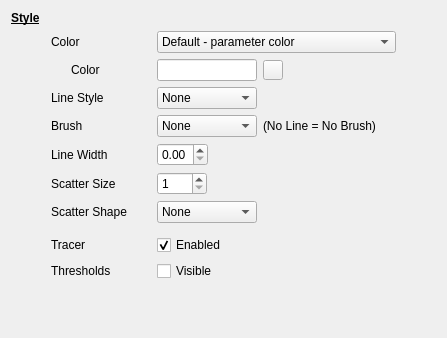
     <widget class="QWidget" name="plottablePage">
      <layout class="QVBoxLayout" name="verticalLayout_5">
       <item>
        <widget class="QWidget" name="itemsStyleWidget" native="true">
         <layout class="QVBoxLayout" name="verticalLayout_4">
          <property name="leftMargin">
           <number>0</number>
          </property>
          <property name="topMargin">
           <number>0</number>
          </property>
          <property name="rightMargin">
           <number>0</number>
          </property>
          <property name="bottomMargin">
           <number>0</number>
          </property>
          <item>
           <widget class="QLabel" name="label_40">
            <property name="font">
             <font>
              <bold>true</bold>
              <underline>true</underline>
             </font>
            </property>
            <property name="text">
             <string>Style</string>
            </property>
           </widget>
          </item>
          <item>
           <widget class="QWidget" name="itemWidget" native="true">
            <layout class="QVBoxLayout" name="verticalLayout_11">
             <property name="leftMargin">
              <number>0</number>
             </property>
             <property name="topMargin">
              <number>0</number>
             </property>
             <property name="rightMargin">
              <number>0</number>
             </property>
             <property name="bottomMargin">
              <number>0</number>
             </property>
             <item>
              <layout class="QHBoxLayout" name="horizontalLayout_30">
               <item>
                <spacer name="horizontalSpacer_27">
                 <property name="orientation">
                  <enum>Qt::Horizontal</enum>
                 </property>
                 <property name="sizeType">
                  <enum>QSizePolicy::Fixed</enum>
                 </property>
                 <property name="sizeHint" stdset="0">
                  <size>
                   <width>40</width>
                   <height>20</height>
                  </size>
                 </property>
                </spacer>
               </item>
               <item>
                <widget class="QLabel" name="label_32">
                 <property name="minimumSize">
                  <size>
                   <width>100</width>
                   <height>0</height>
                  </size>
                 </property>
                 <property name="text">
                  <string>Color</string>
                 </property>
                </widget>
               </item>
               <item>
                <widget class="QComboBox" name="itemsColorComboBox">
                 <property name="minimumSize">
                  <size>
                   <width>100</width>
                   <height>0</height>
                  </size>
                 </property>
                 <item>
                  <property name="text">
                   <string>Default - parameter color</string>
                  </property>
                 </item>
                 <item>
                  <property name="text">
                   <string>Dynamic - thresholds color</string>
                  </property>
                 </item>
                 <item>
                  <property name="text">
                   <string>Dynamic segmented - thresholds color</string>
                  </property>
                 </item>
                 <item>
                  <property name="text">
                   <string>Custom color</string>
                  </property>
                 </item>
                </widget>
               </item>
               <item>
                <spacer name="horizontalSpacer_4">
                 <property name="orientation">
                  <enum>Qt::Horizontal</enum>
                 </property>
                 <property name="sizeHint" stdset="0">
                  <size>
                   <width>40</width>
                   <height>20</height>
                  </size>
                 </property>
                </spacer>
               </item>
              </layout>
             </item>
             <item>
              <widget class="QWidget" name="itemsColorWidget" native="true">
               <property name="enabled">
                <bool>true</bool>
               </property>
               <layout class="QHBoxLayout" name="horizontalLayout_29">
                <property name="leftMargin">
                 <number>0</number>
                </property>
                <property name="topMargin">
                 <number>0</number>
                </property>
                <property name="rightMargin">
                 <number>0</number>
                </property>
                <property name="bottomMargin">
                 <number>0</number>
                </property>
                <item>
                 <spacer name="horizontalSpacer_28">
                  <property name="orientation">
                   <enum>Qt::Horizontal</enum>
                  </property>
                  <property name="sizeType">
                   <enum>QSizePolicy::Fixed</enum>
                  </property>
                  <property name="sizeHint" stdset="0">
                   <size>
                    <width>40</width>
                    <height>20</height>
                   </size>
                  </property>
                 </spacer>
                </item>
                <item>
                 <widget class="QLabel" name="label_31">
                  <property name="enabled">
                   <bool>true</bool>
                  </property>
                  <property name="minimumSize">
                   <size>
                    <width>100</width>
                    <height>0</height>
                   </size>
                  </property>
                  <property name="text">
                   <string>Color</string>
                  </property>
                  <property name="indent">
                   <number>20</number>
                  </property>
                 </widget>
                </item>
                <item>
                 <widget class="ColorLineEdit" name="itemsColorLineEdit">
                  <property name="enabled">
                   <bool>true</bool>
                  </property>
                  <property name="maximumSize">
                   <size>
                    <width>100</width>
                    <height>16777215</height>
                   </size>
                  </property>
                  <property name="alignment">
                   <set>Qt::AlignCenter</set>
                  </property>
                  <property name="readOnly">
                   <bool>true</bool>
                  </property>
                 </widget>
                </item>
                <item>
                 <widget class="QToolButton" name="itemsColorToolButton">
                  <property name="enabled">
                   <bool>true</bool>
                  </property>
                  <property name="maximumSize">
                   <size>
                    <width>20</width>
                    <height>20</height>
                   </size>
                  </property>
                  <property name="text">
                   <string/>
                  </property>
                  <property name="icon">
                   <iconset>
                    <normaloff>:/icons8_paint_palette_50px.png</normaloff>:/icons8_paint_palette_50px.png</iconset>
                  </property>
                 </widget>
                </item>
                <item>
                 <spacer name="horizontalSpacer_23">
                  <property name="orientation">
                   <enum>Qt::Horizontal</enum>
                  </property>
                  <property name="sizeHint" stdset="0">
                   <size>
                    <width>40</width>
                    <height>20</height>
                   </size>
                  </property>
                 </spacer>
                </item>
               </layout>
              </widget>
             </item>
            </layout>
           </widget>
          </item>
          <item>
           <layout class="QHBoxLayout" name="horizontalLayout_16">
            <item>
             <spacer name="horizontalSpacer_32">
              <property name="orientation">
               <enum>Qt::Horizontal</enum>
              </property>
              <property name="sizeType">
               <enum>QSizePolicy::Fixed</enum>
              </property>
              <property name="sizeHint" stdset="0">
               <size>
                <width>40</width>
                <height>20</height>
               </size>
              </property>
             </spacer>
            </item>
            <item>
             <widget class="QLabel" name="label_18">
              <property name="minimumSize">
               <size>
                <width>100</width>
                <height>0</height>
               </size>
              </property>
              <property name="text">
               <string>Line Style</string>
              </property>
             </widget>
            </item>
            <item>
             <widget class="QComboBox" name="graphLineStyleComboBox">
              <property name="minimumSize">
               <size>
                <width>100</width>
                <height>0</height>
               </size>
              </property>
              <item>
               <property name="text">
                <string>None</string>
               </property>
              </item>
              <item>
               <property name="text">
                <string>Line</string>
               </property>
              </item>
              <item>
               <property name="text">
                <string>Impulse</string>
               </property>
              </item>
             </widget>
            </item>
            <item>
             <spacer name="horizontalSpacer_19">
              <property name="orientation">
               <enum>Qt::Horizontal</enum>
              </property>
              <property name="sizeHint" stdset="0">
               <size>
                <width>40</width>
                <height>20</height>
               </size>
              </property>
             </spacer>
            </item>
           </layout>
          </item>
          <item>
           <layout class="QHBoxLayout" name="horizontalLayout_28">
            <item>
             <spacer name="horizontalSpacer_31">
              <property name="orientation">
               <enum>Qt::Horizontal</enum>
              </property>
              <property name="sizeType">
               <enum>QSizePolicy::Fixed</enum>
              </property>
              <property name="sizeHint" stdset="0">
               <size>
                <width>40</width>
                <height>20</height>
               </size>
              </property>
             </spacer>
            </item>
            <item>
             <widget class="QLabel" name="label_30">
              <property name="minimumSize">
               <size>
                <width>100</width>
                <height>0</height>
               </size>
              </property>
              <property name="text">
               <string>Brush</string>
              </property>
              <property name="indent">
               <number>-1</number>
              </property>
             </widget>
            </item>
            <item>
             <widget class="QComboBox" name="brushStyleComboBox">
              <property name="minimumSize">
               <size>
                <width>100</width>
                <height>0</height>
               </size>
              </property>
              <item>
               <property name="text">
                <string>None</string>
               </property>
              </item>
              <item>
               <property name="text">
                <string>Filled In</string>
               </property>
              </item>
              <item>
               <property name="text">
                <string>Gradient</string>
               </property>
              </item>
             </widget>
            </item>
            <item>
             <widget class="QLabel" name="warningLineBrush">
              <property name="text">
               <string>(No Line = No Brush)</string>
              </property>
             </widget>
            </item>
            <item>
             <spacer name="horizontalSpacer_22">
              <property name="orientation">
               <enum>Qt::Horizontal</enum>
              </property>
              <property name="sizeHint" stdset="0">
               <size>
                <width>40</width>
                <height>20</height>
               </size>
              </property>
             </spacer>
            </item>
           </layout>
          </item>
          <item>
           <layout class="QHBoxLayout" name="horizontalLayout_31">
            <property name="topMargin">
             <number>0</number>
            </property>
            <item>
             <spacer name="horizontalSpacer_37">
              <property name="orientation">
               <enum>Qt::Horizontal</enum>
              </property>
              <property name="sizeType">
               <enum>QSizePolicy::Fixed</enum>
              </property>
              <property name="sizeHint" stdset="0">
               <size>
                <width>40</width>
                <height>20</height>
               </size>
              </property>
             </spacer>
            </item>
            <item>
             <widget class="QLabel" name="label_9">
              <property name="minimumSize">
               <size>
                <width>100</width>
                <height>0</height>
               </size>
              </property>
              <property name="text">
               <string>Line Width</string>
              </property>
             </widget>
            </item>
            <item>
             <widget class="QDoubleSpinBox" name="lineWidthSpinBox">
              <property name="minimumSize">
               <size>
                <width>50</width>
                <height>0</height>
               </size>
              </property>
              <property name="maximum">
               <double>5.000000000000000</double>
              </property>
             </widget>
            </item>
            <item>
             <spacer name="horizontalSpacer_33">
              <property name="orientation">
               <enum>Qt::Horizontal</enum>
              </property>
              <property name="sizeHint" stdset="0">
               <size>
                <width>40</width>
                <height>20</height>
               </size>
              </property>
             </spacer>
            </item>
           </layout>
          </item>
          <item>
           <layout class="QHBoxLayout" name="horizontalLayout_32">
            <item>
             <spacer name="horizontalSpacer_30">
              <property name="orientation">
               <enum>Qt::Horizontal</enum>
              </property>
              <property name="sizeType">
               <enum>QSizePolicy::Fixed</enum>
              </property>
              <property name="sizeHint" stdset="0">
               <size>
                <width>40</width>
                <height>20</height>
               </size>
              </property>
             </spacer>
            </item>
            <item>
             <widget class="QLabel" name="label_33">
              <property name="minimumSize">
               <size>
                <width>100</width>
                <height>0</height>
               </size>
              </property>
              <property name="text">
               <string>Scatter Size</string>
              </property>
              <property name="indent">
               <number>-1</number>
              </property>
             </widget>
            </item>
            <item>
             <widget class="QSpinBox" name="scatterSizeSpinBox">
              <property name="minimumSize">
               <size>
                <width>50</width>
                <height>0</height>
               </size>
              </property>
              <property name="minimum">
               <number>1</number>
              </property>
              <property name="maximum">
               <number>30</number>
              </property>
             </widget>
            </item>
            <item>
             <spacer name="horizontalSpacer_25">
              <property name="orientation">
               <enum>Qt::Horizontal</enum>
              </property>
              <property name="sizeHint" stdset="0">
               <size>
                <width>40</width>
                <height>20</height>
               </size>
              </property>
             </spacer>
            </item>
           </layout>
          </item>
          <item>
           <layout class="QHBoxLayout" name="horizontalLayout_17">
            <item>
             <spacer name="horizontalSpacer_29">
              <property name="orientation">
               <enum>Qt::Horizontal</enum>
              </property>
              <property name="sizeType">
               <enum>QSizePolicy::Fixed</enum>
              </property>
              <property name="sizeHint" stdset="0">
               <size>
                <width>40</width>
                <height>20</height>
               </size>
              </property>
             </spacer>
            </item>
            <item>
             <widget class="QLabel" name="label_27">
              <property name="minimumSize">
               <size>
                <width>100</width>
                <height>0</height>
               </size>
              </property>
              <property name="text">
               <string>Scatter Shape</string>
              </property>
             </widget>
            </item>
            <item>
             <widget class="QComboBox" name="scatterStyleComboBox">
              <property name="minimumSize">
               <size>
                <width>100</width>
                <height>0</height>
               </size>
              </property>
              <item>
               <property name="text">
                <string>None</string>
               </property>
              </item>
              <item>
               <property name="text">
                <string>Dot</string>
               </property>
              </item>
              <item>
               <property name="text">
                <string>Cross</string>
               </property>
              </item>
              <item>
               <property name="text">
                <string>Plus</string>
               </property>
              </item>
              <item>
               <property name="text">
                <string>Circle</string>
               </property>
              </item>
              <item>
               <property name="text">
                <string>Disc</string>
               </property>
              </item>
              <item>
               <property name="text">
                <string>Square</string>
               </property>
              </item>
             </widget>
            </item>
            <item>
             <spacer name="horizontalSpacer_21">
              <property name="orientation">
               <enum>Qt::Horizontal</enum>
              </property>
              <property name="sizeHint" stdset="0">
               <size>
                <width>40</width>
                <height>20</height>
               </size>
              </property>
             </spacer>
            </item>
           </layout>
          </item>
         </layout>
        </widget>
       </item>
       <item>
        <widget class="QWidget" name="graphWidget" native="true">
         <property name="minimumSize">
          <size>
           <width>0</width>
           <height>0</height>
          </size>
         </property>
         <layout class="QHBoxLayout" name="horizontalLayout_14">
          <property name="leftMargin">
           <number>0</number>
          </property>
          <property name="topMargin">
           <number>0</number>
          </property>
          <property name="rightMargin">
           <number>0</number>
          </property>
          <property name="bottomMargin">
           <number>0</number>
          </property>
         </layout>
        </widget>
       </item>
       <item>
        <layout class="QHBoxLayout" name="horizontalLayout_34">
         <item>
          <spacer name="horizontalSpacer_36">
           <property name="orientation">
            <enum>Qt::Horizontal</enum>
           </property>
           <property name="sizeType">
            <enum>QSizePolicy::Fixed</enum>
           </property>
           <property name="sizeHint" stdset="0">
            <size>
             <width>40</width>
             <height>20</height>
            </size>
           </property>
          </spacer>
         </item>
         <item>
          <widget class="QLabel" name="label_38">
           <property name="minimumSize">
            <size>
             <width>100</width>
             <height>0</height>
            </size>
           </property>
           <property name="text">
            <string>Tracer</string>
           </property>
           <property name="indent">
            <number>-1</number>
           </property>
          </widget>
         </item>
         <item>
          <widget class="QCheckBox" name="curveTracerCheckBox">
           <property name="minimumSize">
            <size>
             <width>100</width>
             <height>0</height>
            </size>
           </property>
           <property name="text">
            <string>Enabled</string>
           </property>
           <property name="checked">
            <bool>true</bool>
           </property>
          </widget>
         </item>
         <item>
          <spacer name="horizontalSpacer_24">
           <property name="orientation">
            <enum>Qt::Horizontal</enum>
           </property>
           <property name="sizeHint" stdset="0">
            <size>
             <width>40</width>
             <height>20</height>
            </size>
           </property>
          </spacer>
         </item>
        </layout>
       </item>
       <item>
        <layout class="QHBoxLayout" name="horizontalLayout_33">
         <item>
          <spacer name="horizontalSpacer_34">
           <property name="orientation">
            <enum>Qt::Horizontal</enum>
           </property>
           <property name="sizeType">
            <enum>QSizePolicy::Fixed</enum>
           </property>
           <property name="sizeHint" stdset="0">
            <size>
             <width>40</width>
             <height>20</height>
            </size>
           </property>
          </spacer>
         </item>
         <item>
          <widget class="QLabel" name="label_37">
           <property name="minimumSize">
            <size>
             <width>100</width>
             <height>0</height>
            </size>
           </property>
           <property name="text">
            <string>Thresholds</string>
           </property>
           <property name="indent">
            <number>-1</number>
           </property>
          </widget>
         </item>
         <item>
          <widget class="QCheckBox" name="itemsThresholdsCheckBox">
           <property name="minimumSize">
            <size>
             <width>100</width>
             <height>0</height>
            </size>
           </property>
           <property name="text">
            <string>Visible</string>
           </property>
          </widget>
         </item>
         <item>
          <spacer name="horizontalSpacer_35">
           <property name="orientation">
            <enum>Qt::Horizontal</enum>
           </property>
           <property name="sizeHint" stdset="0">
            <size>
             <width>40</width>
             <height>20</height>
            </size>
           </property>
          </spacer>
         </item>
        </layout>
       </item>
       <item>
        <widget class="QWidget" name="curveWidget" native="true">
         <layout class="QHBoxLayout" name="horizontalLayout_11">
          <property name="leftMargin">
           <number>0</number>
          </property>
          <property name="topMargin">
           <number>0</number>
          </property>
          <property name="rightMargin">
           <number>0</number>
          </property>
          <property name="bottomMargin">
           <number>0</number>
          </property>
         </layout>
        </widget>
       </item>
       <item>
        <spacer name="verticalSpacer_2">
         <property name="orientation">
          <enum>Qt::Vertical</enum>
         </property>
         <property name="sizeHint" stdset="0">
          <size>
           <width>20</width>
           <height>40</height>
          </size>
         </property>
        </spacer>
       </item>
      </layout>
     </widget>
